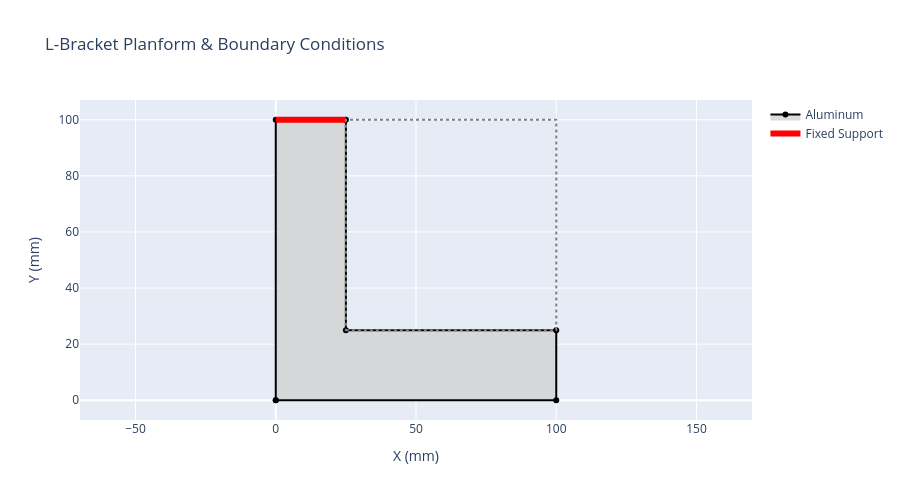
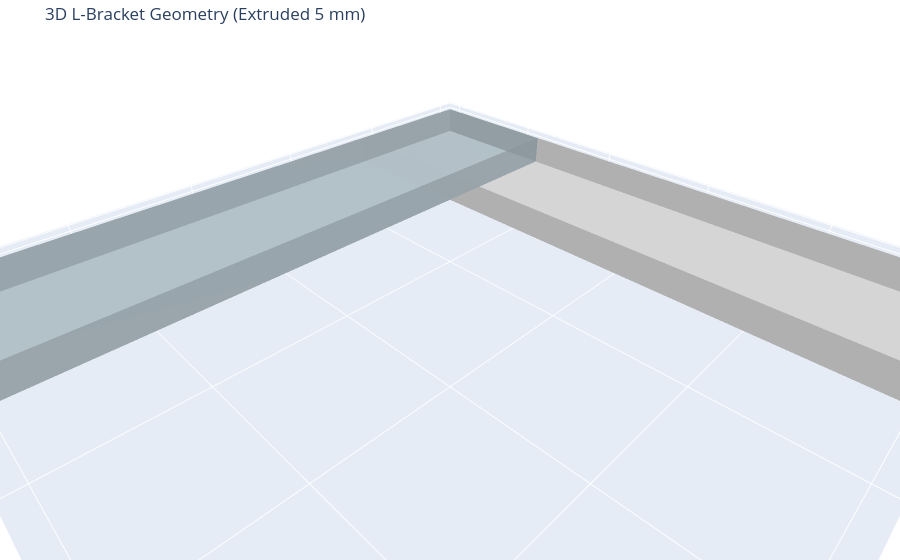

The cell these charts' notebook holds for them, in order:
### Markdown cell above
## Geometry & Load Recap

We start by reusing the shared geometry helpers to visualize the L-bracket and its two canonical load cases. This mirrors the master story but keeps the context close to the PINN workflow.

### Code cell
draw_lbracket_2d().show()
make_bracket_mesh().show()

### Figure 1 — Plotly figure (JSON) as saved in the notebook; plotly's stock layout.template omitted (floating-point values rounded to 4 significant figures)
{"data": [{"fill": "toself", "fillcolor": "rgba(211,211,211,0.8)", "line": {"color": "black", "width": 2}, "name": "Aluminum", "type": "scatter", "x": [0.0, 100.0, 100.0, 25.0, 25.0, 0.0, 0.0], "y": [0.0, 0.0, 25.0, 25.0, 100.0, 100.0, 0.0]}, {"line": {"color": "red", "width": 6}, "mode": "lines", "name": "Fixed Support", "type": "scatter", "x": [0, 25], "y": [100, 100]}], "layout": {"height": 500, "shapes": [{"fillcolor": "rgba(0,0,0,0)", "line": {"color": "gray", "dash": "dot"}, "type": "rect", "x0": 25, "x1": 100, "y0": 25, "y1": 100}], "showlegend": true, "title": {"text": "L-Bracket Planform & Boundary Conditions"}, "xaxis": {"scaleanchor": "y", "scaleratio": 1, "title": {"text": "X (mm)"}}, "yaxis": {"title": {"text": "Y (mm)"}}}}

### Figure 2 — Plotly figure (JSON) as saved in the notebook; plotly's stock layout.template omitted (floating-point values rounded to 4 significant figures)
{"data": [{"color": "#d3d3d3", "flatshading": true, "i": [0, 0, 4, 4, 0, 0, 1, 1, 2, 2, 3, 3], "j": [1, 2, 5, 6, 1, 5, 2, 6, 3, 7, 0, 4], "k": [2, 3, 6, 7, 5, 4, 6, 5, 7, 6, 4, 7], "opacity": 0.85, "type": "mesh3d", "x": [0, 25, 25, 0, 0, 25, 25, 0], "y": [0, 0, 100, 100, 0, 0, 100, 100], "z": [0, 0, 0, 0, 5, 5, 5, 5]}, {"color": "#b0bec5", "flatshading": true, "i": [0, 0, 4, 4, 0, 0, 1, 1, 2, 2, 3, 3], "j": [1, 2, 5, 6, 1, 5, 2, 6, 3, 7, 0, 4], "k": [2, 3, 6, 7, 5, 4, 6, 5, 7, 6, 4, 7], "opacity": 0.85, "type": "mesh3d", "x": [0, 100, 100, 0, 0, 100, 100, 0], "y": [0, 0, 25, 25, 0, 0, 25, 25], "z": [0, 0, 0, 0, 5, 5, 5, 5]}], "layout": {"margin": {"b": 0, "l": 0, "r": 0, "t": 40}, "scene": {"aspectmode": "data", "xaxis": {"title": {"text": "X (mm)"}}, "yaxis": {"title": {"text": "Y (mm)"}}, "zaxis": {"title": {"text": "Z (mm)"}}}, "title": {"text": "3D L-Bracket Geometry (Extruded 5 mm)"}}}
